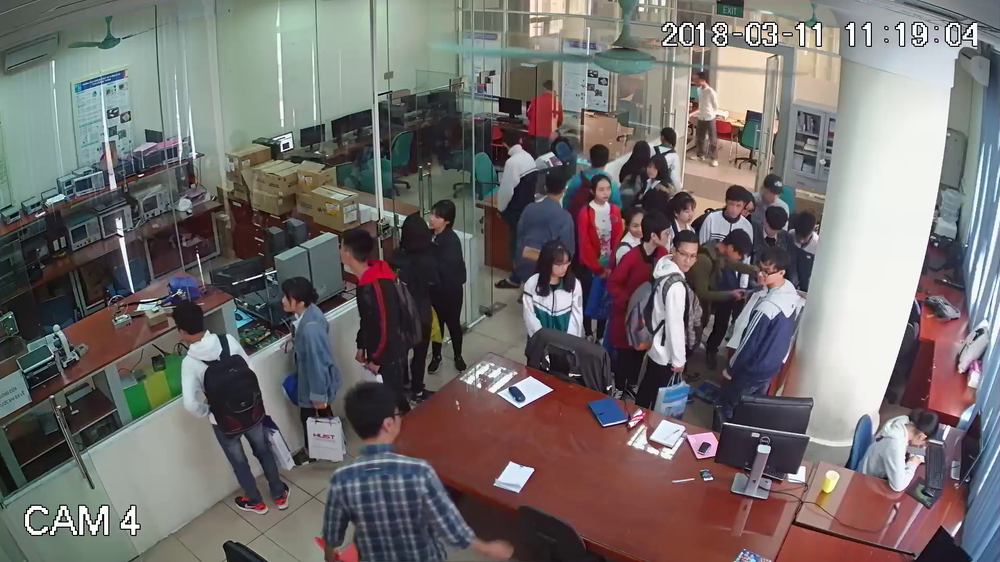
#> input picture camera.png, 1000 x 562 px, shrunk from 1920 x 1080 before the run, given in place of Target_and_Obstacle_Recognition.mp4, which was not available
$ jupyter execute backgroundAveraging.ipynb
#> lines starting #> are read from the running program, lines starting #| are printed output that depends on the picture; pictures that were not available may be replaced by others from this repository, and a replacement may not be noted
[cell 1]
import numpy as np
import cv2
import time

[cell 2]
class BackGroundSubtractor:
    # When constructing background subtractor, we
    # take in two arguments:
    # 1) alpha: The background learning factor, its value should
    # be between 0 and 1. The higher the value, the more quickly
    # your program learns the changes in the background. Therefore,
    # for a static background use a lower value, like 0.001. But if
    # your background has moving trees and stuff, use a higher value,
    # maybe start with 0.01.
    # 2) firstFrame: This is the first frame from the video/webcam.
    def __init__(self,alpha,firstFrame):
        self.alpha  = alpha
        self.backGroundModel = firstFrame

    def getForeground(self,frame):
        # apply the background averaging formula:
        # NEW_BACKGROUND = CURRENT_FRAME * ALPHA + OLD_BACKGROUND * (1 - APLHA)
        self.backGroundModel =  frame * self.alpha + self.backGroundModel * (1 - self.alpha)

        # after the previous operation, the dtype of
        # self.backGroundModel will be changed to a float type
        # therefore we do not pass it to cv2.absdiff directly,
        # instead we acquire a copy of it in the uint8 dtype
        # and pass that to absdiff.

        return cv2.absdiff(self.backGroundModel.astype(np.uint8),frame)

[cell 3]
# Just a simple function to perform some filtering before any further processing.
def denoise(frame):
    frame = cv2.medianBlur(frame,5)
    frame = cv2.GaussianBlur(frame,(5,5),0)

    return frame

[cell 4]
# get frame from video
cam = cv2.VideoCapture('Target_and_Obstacle_Recognition.mp4')

ret,frame = cam.read()
#> frame is the input picture: shape (562, 1000, 3); mean B, G, R 108.3, 109.2, 114.2

if ret is True:
    backSubtractor = BackGroundSubtractor(0.01,denoise(frame))
#> in denoise, `frame = cv2.medianBlur(frame,5)`:
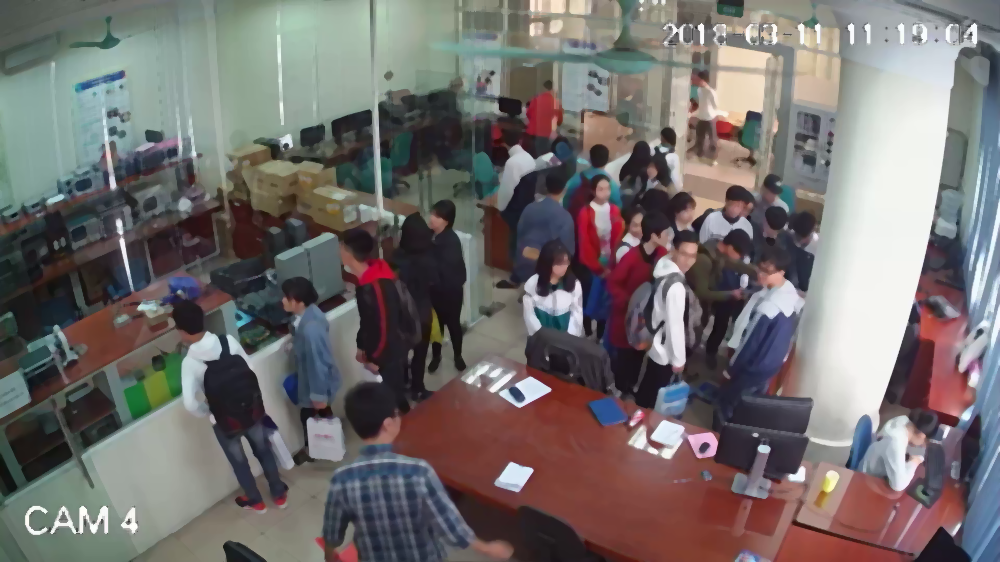
#> frame: shape (562, 1000, 3); mean of channels 0, 1, 2 108.4, 109.3, 114.4; drawn as B, G, R
#> in __init__, `self.alpha  = alpha`: self.alpha = 0.01
    run = True
else:
    run = False

while(run):
    # Read a frame from the camera
    ret,frame = cam.read()

    # If the frame was properly read.
    if ret is True:
        # Show the filtered image
        cv2.imshow('input', frame)

        # get the foreground
        foreGround = backSubtractor.getForeground(denoise(frame))
#> in getForeground, `return cv2.absdiff(self.backGroundModel.astype(np.uint8),frame)`:
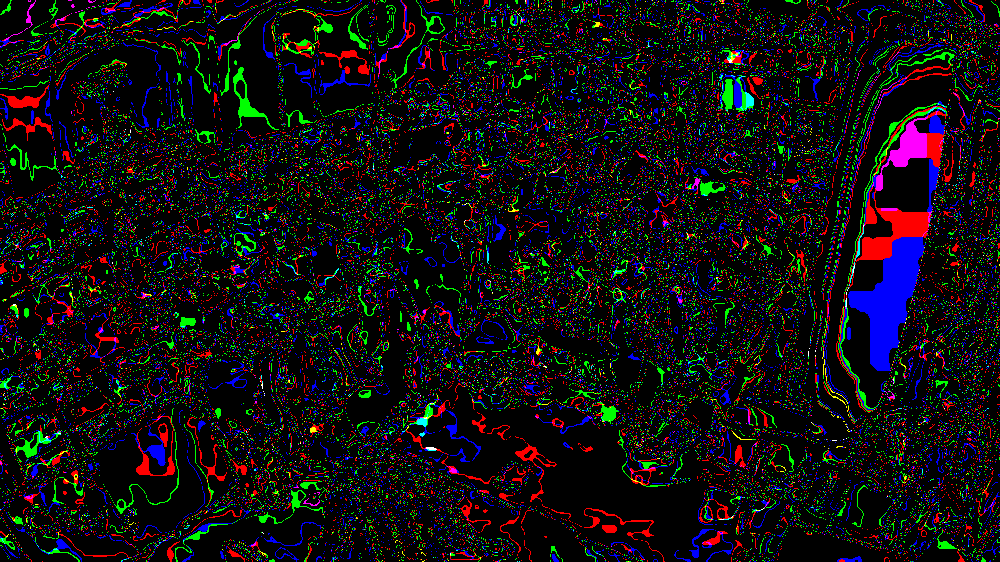
#> returned value: shape (562, 1000, 3); mean of channels 0, 1, 2 0.0681, 0.058, 0.067; drawn with 1 as white

        foreGround = cv2.cvtColor(foreGround, cv2.COLOR_BGR2GRAY)
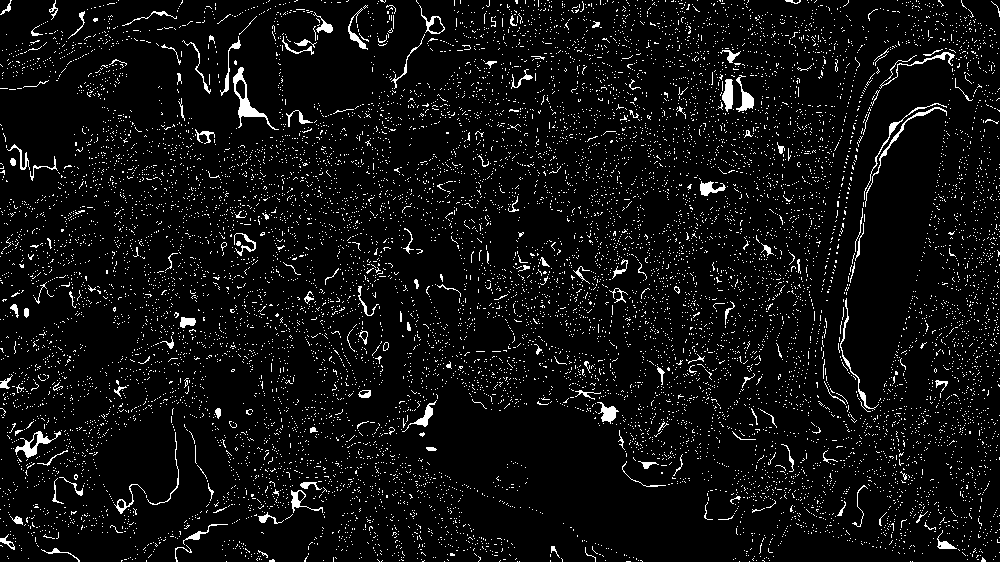
#> foreGround: shape (562, 1000); values 0 (black) and 1 (white), 5.8% white in thin lines or dots

        # Apply thresholding on the background and display the resulting mask
        ret, mask = cv2.threshold(foreGround, 128, 255, cv2.THRESH_BINARY)
#> mask: shape (562, 1000); every value is 0

        #print (type(mask))
        #print (np.shape(mask))

        rows, cols = mask.shape
#> rows = 562; cols = 1000

        start_time = time.time()

        if np.sum(mask) > 255*1000:
            print (cam.get(1))

        print (str(time.time() - start_time))


# [16 lines of commented-out code are left out]
        cv2.imshow('mask', mask)


        key = cv2.waitKey(10) & 0xFF
#> (key Esc is pressed here)
    else:
        break

    if key == 27:
        break

cam.release()
cv2.destroyAllWindows()
